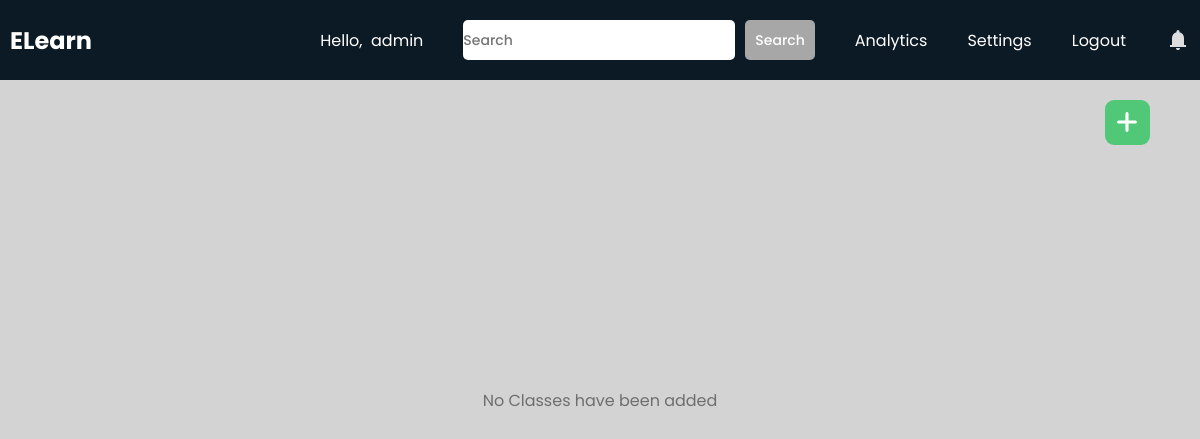
The app's page /teachers/ (signed in), older data.
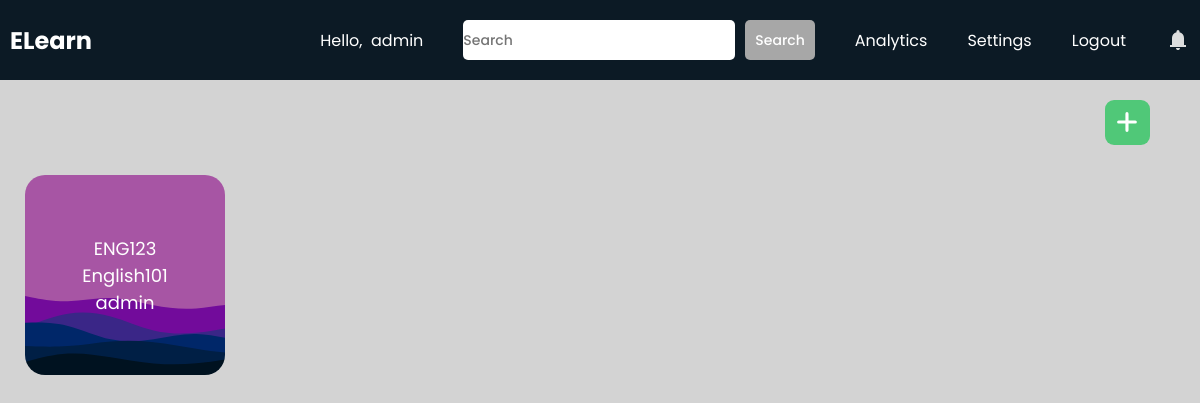
The same page, newer data.
### teachers/models.py (models this page shows, shortened)
class MyClass(models.Model):
    id = models.UUIDField(primary_key=True, default=uuid.uuid4, editable=False)
    class_descriptor = models.CharField(max_length=50)
    class_name = models.CharField(max_length=100)
    term = models.CharField(max_length=100, null=True)
    teacher = models.ForeignKey(User, on_delete=models.CASCADE)

### teachers/views.py (the view, shortened to what this page needs)
# urls.py: 2. Add a URL to urlpatterns:  path('', views.home, name='home')
def home(request):
    classes = MyClass.objects.filter(teacher=request.user)
    context = {'classes': classes}
    return render(request, "teachers/home.html", context)

### teachers/templates/teachers/home.html (shortened to what this page needs)
{% extends 'teachers/base.html' %}
{% load static %}
{% block extra_css %}
    <link rel="stylesheet" href="{% static 'css/teacher.css' %}">
{% endblock %}
{% block content %}
    <div id="addbtn"><svg xmlns="http://www.w3.org/2000/svg" width="12" height="12" viewBox="0 0 12 12"><path fill="white" d="M6.5 1.75a.75.75 0 0 0-1.5 0V5H1.75a.75.75 0 0 0 0 1.5H5v3.25a.75.75 0 0 0 1.5 0V6.5h3.25a.75.75 0 0 0 0-1.5H6.5V1.75Z"/></svg></div>
    <div id="contentwrapper">
        <div id="content">
            {% if classes %}
                    {% for class in classes %}
                        <div class="cards" data-class-id= "{{ class.id }}" >
                            <span>{{ class.class_descriptor }}</span>
                            <span>{{ class.class_name }}</span>
                            <span>{{ class.teacher.username }}</span>
                        </div>
                    {% endfor %}
            {% else %}
                <span id="noclasses">No Classes have been added</span>
            {% endif %}
        </div>
    </div>
{% endblock %}

Row changes from the older to the newer data that the page shows:
added MyClass: class_descriptor "ENG123", class_name "English101", teacher.username "admin"
Text that changed along with them:
text no longer shown: "No Classes have been added"
